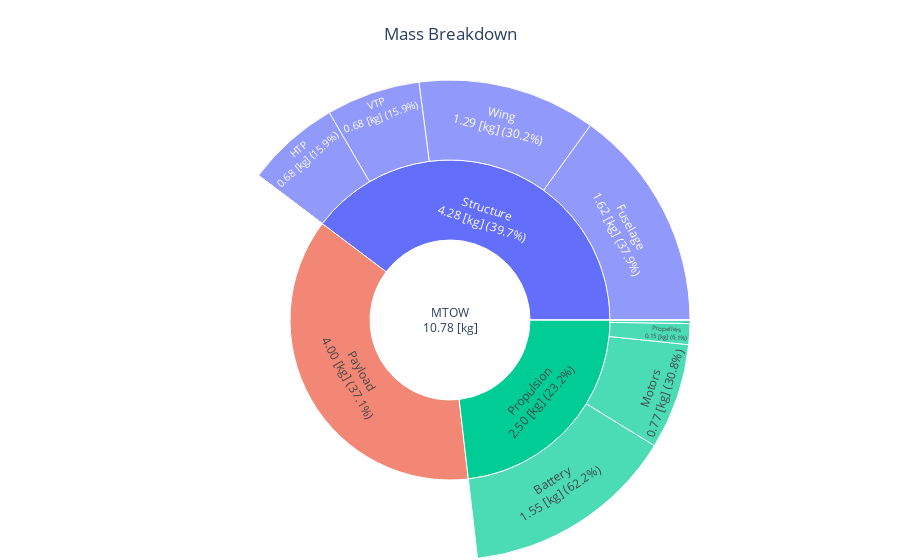

The notebook cell saved with this chart:
### Code cell
fig = mass_breakdown_sun_plot_drone(OUTPUT_FILE)
fig.show()

### Figure 1 — Plotly figure (JSON) as saved in the notebook; plotly's stock layout.template omitted (floating-point values rounded to 4 significant figures)
{"data": [{"branchvalues": "total", "labels": ["MTOW<br>10.78 [kg]", "Payload<br>4.00 [kg] (37.1%)", "Fuel mission<br>0.00 [kg] (0.0%)", "Propulsion<br>2.50 [kg] (23.2%)", "Structure<br>4.28 [kg] (39.7%)", "Propellers<br>0.15 [kg] (6.1%)", "Motors<br>0.77 [kg] (30.8%)", "Gearboxes<br>0.00 [kg] (0.0%)", "ESC<br>0.03 [kg] (1.0%)", "Battery<br>1.55 [kg] (62.2%)", "Cables<br>0.00 [kg] (0.0%)", "Body<br>0.00 [kg] (0.0%)", "Arms<br>0.00 [kg] (0.0%)", "Wing<br>1.29 [kg] (30.2%)", "Fuselage<br>1.62 [kg] (37.9%)", "HTP<br>0.68 [kg] (15.9%)", "VTP<br>0.68 [kg] (15.9%)"], "parents": ["", "MTOW<br>10.78 [kg]", "MTOW<br>10.78 [kg]", "MTOW<br>10.78 [kg]", "MTOW<br>10.78 [kg]", "Propulsion<br>2.50 [kg] (23.2%)", "Propulsion<br>2.50 [kg] (23.2%)", "Propulsion<br>2.50 [kg] (23.2%)", "Propulsion<br>2.50 [kg] (23.2%)", "Propulsion<br>2.50 [kg] (23.2%)", "Propulsion<br>2.50 [kg] (23.2%)", "Structure<br>4.28 [kg] (39.7%)", "Structure<br>4.28 [kg] (39.7%)", "Structure<br>4.28 [kg] (39.7%)", "Structure<br>4.28 [kg] (39.7%)", "Structure<br>4.28 [kg] (39.7%)", "Structure<br>4.28 [kg] (39.7%)"], "type": "sunburst", "values": [10.78, 4, 0, 2.497, 4.28, 0.1518, 0.7681, 0, 0.02514, 1.552, 0.0001394, 0, 0, 1.294, 1.623, 0.6813, 0.6814]}], "layout": {"autosize": true, "margin": {"b": 0, "l": 0, "r": 0, "t": 80}, "title": {"text": "Mass Breakdown", "x": 0.5}}}
